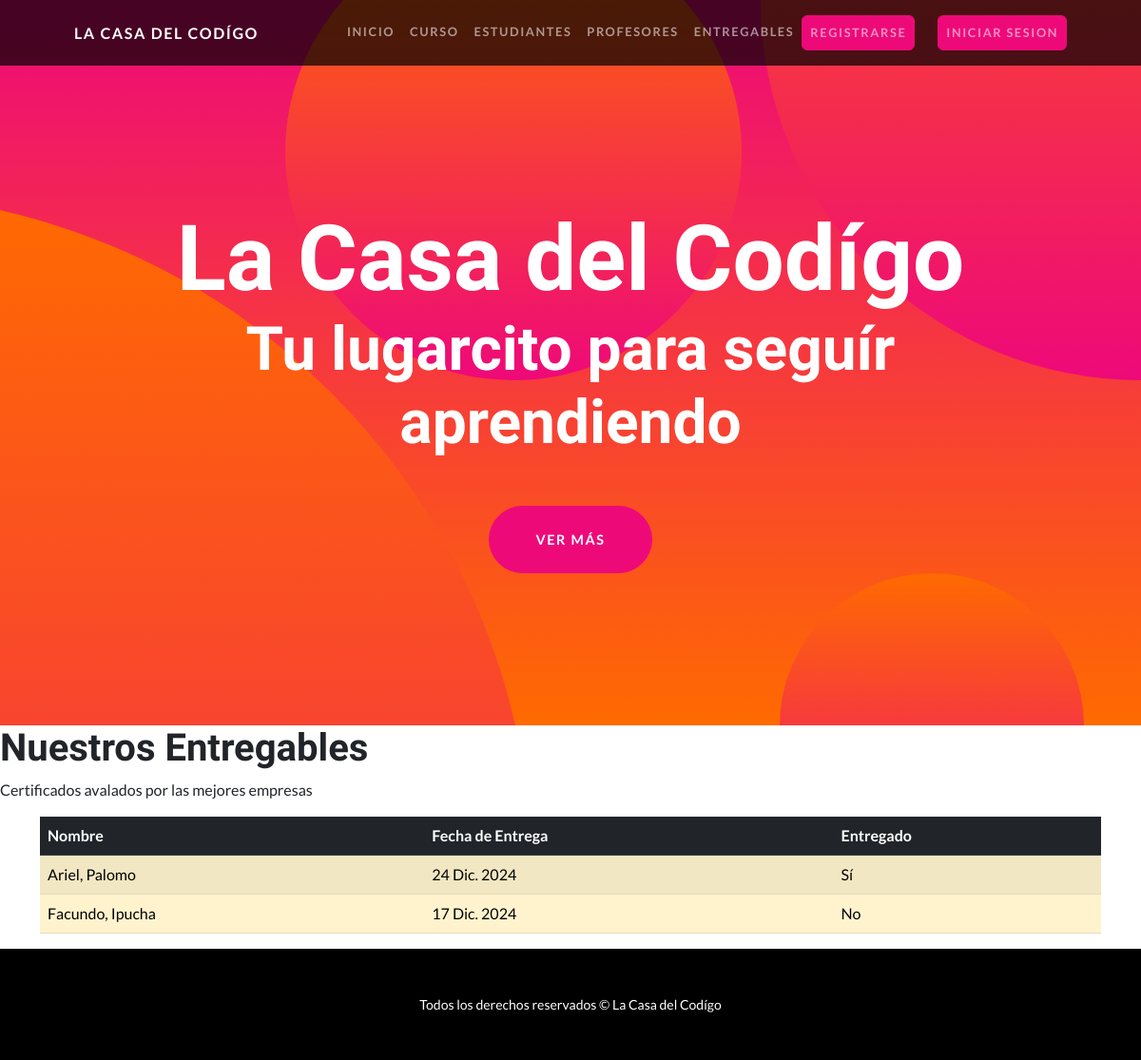
Page /entregables/ on the earlier database version.
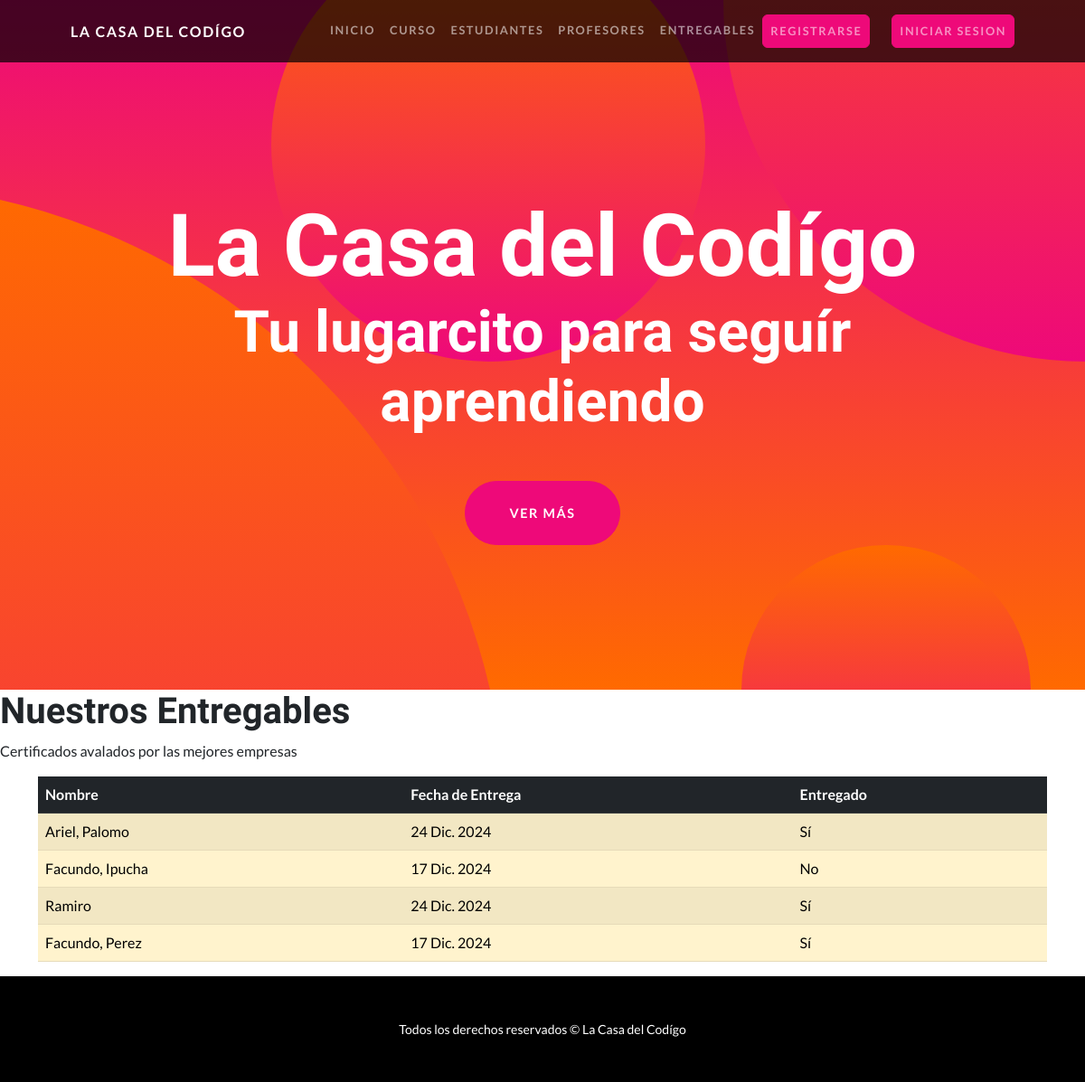
Same page on the later database version.
### AppCoder/models.py (models this page shows)
class Entregable(models.Model):
    nombre = models.CharField(max_length=100)  # Campo string de 100 caracteres
    fechaDeEntrega = models.DateField()  # Campo de fecha
    entregado = models.BooleanField()  # Campo booleano
    def __str__(self):
        return f"Alumno: {self.nombre} | Fecha de entrega: {self.fechaDeEntrega} | Entregado: {self.entregado}"

### AppCoder/views.py (the view)
# urls.py: path('entregables/', entregable, name= 'entregables'),
def entregable(request):
    entregable = Entregable.objects.all() #Esto se obtienen los atributos completos de la clase
    print(entregable)
    return render(request, 'AppCoder/entregables.html', {'entregable':entregable}) #Es el renderizado para las templates de la seccion entregables

### AppCoder/templatetags/custom_filters.py (called while the page is built)
@register.filter(name='boolean_to_text')
def boolean_to_text(value):
    return "Sí" if value else "No"

### AppCoder/templates/AppCoder/entregables.html (shortened to what this page needs)
{% extends "AppCoder/base.html" %}
{% load custom_filters %}
{% block content %}
    <section id="scroll">
        <h1>Nuestros Entregables</h1>
        <p>Certificados avalados por las mejores empresas</p>
        <div class="container">
            <table class="table table-striped">
              <thead>
                <tr class="table-dark">
                  <th scope="col">Nombre</th>
                  <th scope="col">Fecha de Entrega</th>
                  <th scope="col">Entregado</th>
                </tr>
              </thead>
              <tbody>
                {% for entregable in entregable %}
                <tr class="table-warning">
                  <td>{{ entregable.nombre }}</td>
                  <td>{{ entregable.fechaDeEntrega }}</td>
                  <td>{{ entregable.entregado|boolean_to_text }}</td>
                </tr>
                {% endfor %}
              </tbody>
            </table>
          </div>
{% endblock %}

### AppCoder/templates/AppCoder/base.html (shortened to what this page needs)
{% load static %}
<!DOCTYPE html>
<html lang="en">
    <head>
        <link href="{% static 'AppCoder/css/styles.css' %}" rel="stylesheet" />
    </head>
    <body id="page-top">
        <nav class="navbar navbar-expand-lg navbar-dark navbar-custom fixed-top">
            <div class="container px-5">
                <a class="navbar-brand" href="{% url 'inicio' %}">La Casa del Codígo</a>
                <div class="collapse navbar-collapse" id="navbarResponsive">
                    <ul class="navbar-nav ms-auto">
                        <li class="nav-item"><a class="nav-link" href="{% url 'cursos' %}">Inicio</a></li>
                        <li class="nav-item"><a class="nav-link" href="{% url 'curso-formulario' %}">Curso</a></li>
                        <li class="nav-item"><a class="nav-link" href="{% url 'estudiantes-formulario' %}">Estudiantes</a></li>
                        <li class="nav-item"><a class="nav-link" href="{% url 'profesores-formulario' %}">Profesores</a></li>
                        <li class="nav-item"><a class="nav-link" href="{% url 'entregables-formulario' %}">entregables</a></li>
                        <li class="nav-item"><a class="nav-link btn btn-primary me-4" href="#!">Registrarse</a></li>
                        <li class="nav-item"><a class="nav-link btn btn-primary" href="#!">Iniciar Sesion</a></li>
                    </ul>
                </div>
            </div>
        </nav>
        <header class="masthead text-center text-white">
            <div class="masthead-content">
                <div class="container px-5">
                    <h1 class="masthead-heading mb-0">La Casa del Codígo</h1>
                    <h2 class="masthead-subheading mb-0">Tu lugarcito para seguír aprendiendo</h2>
                    <a class="btn btn-primary btn-xl rounded-pill mt-5" href="#scroll">Ver más</a>
                </div>
            </div>
            <div class="bg-circle-1 bg-circle"></div>
            <div class="bg-circle-2 bg-circle"></div>
            <div class="bg-circle-3 bg-circle"></div>
            <div class="bg-circle-4 bg-circle"></div>
        </header>
        {% block content %}
        {% endblock %}
        <footer class="py-5 bg-black">
            <section id="scroll">
            <div class="container px-5"><p class="m-0 text-center text-white small">Todos los derechos reservados &copy; La Casa del Codígo</p></div>
        </footer>
    </body>
</html>

Differences in the rows shown:
added Entregable: nombre "Ramiro", fechaDeEntrega "24 Dic. 2024", entregado|boolean_to_text "Sí"
added Entregable: nombre "Facundo, Perez", fechaDeEntrega "17 Dic. 2024", entregado|boolean_to_text "Sí"
